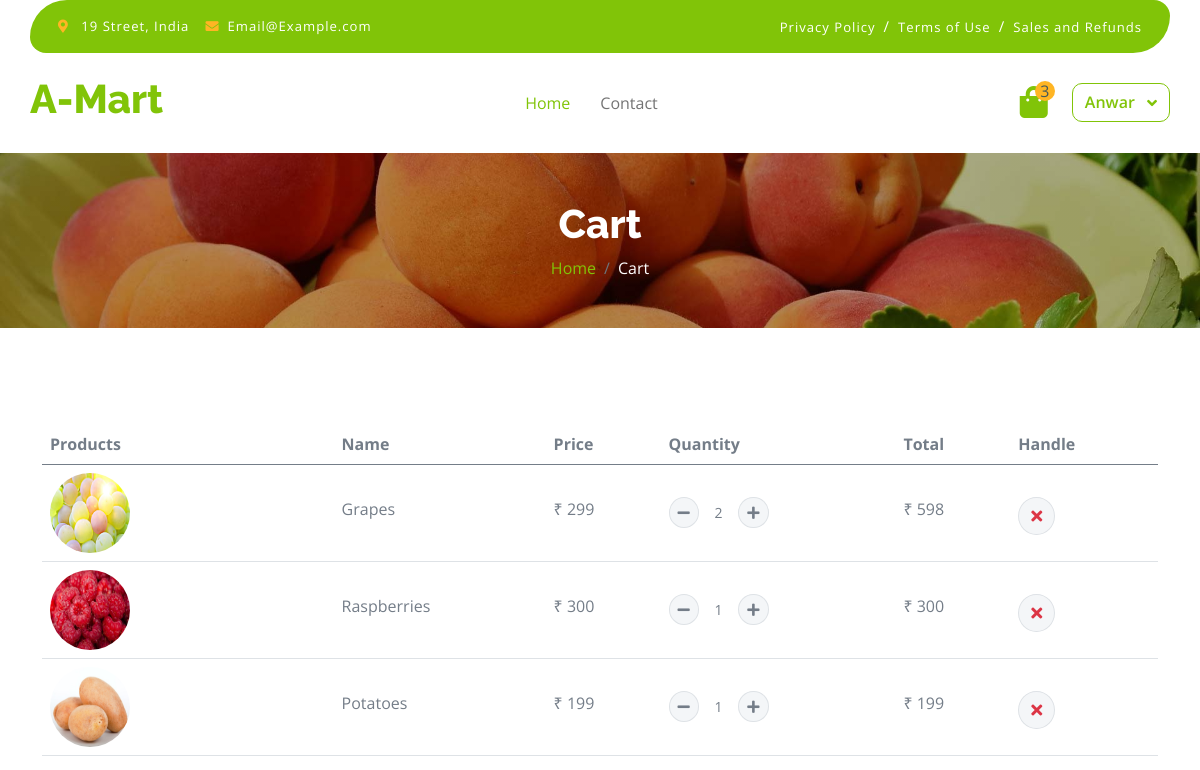
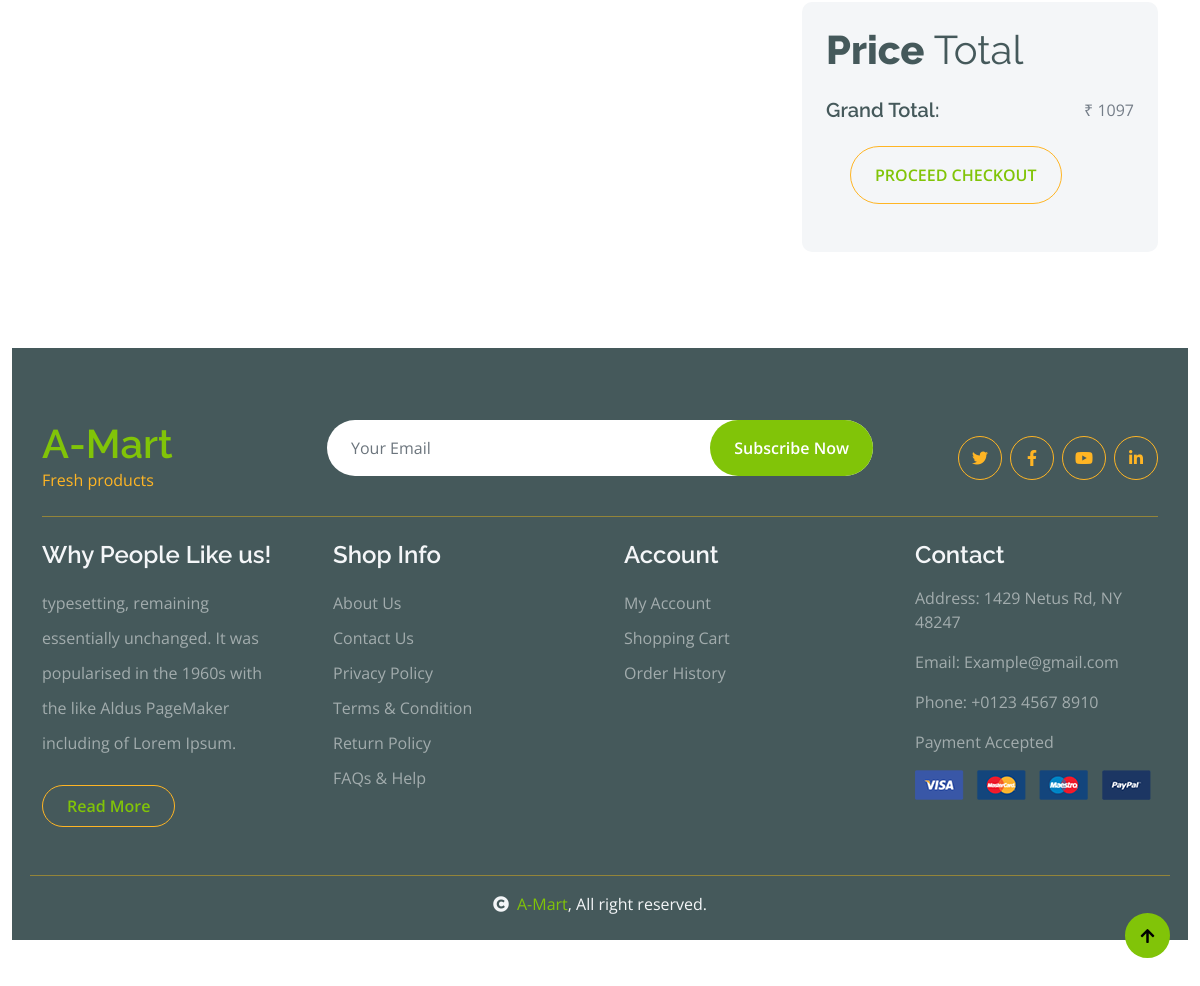
/cart/1/ (signed in), run on the app's committed database (2 pictures, top to bottom).
### mymart/models.py (models this page shows, shortened)
class Add_To_Cart(models.Model):
    user = models.ForeignKey(User,on_delete=models.CASCADE, null=True)
    product = models.ForeignKey(Product, on_delete=models.CASCADE, related_name='cart', null=False)
    quantity = models.IntegerField(default=1) #User order Quantity
    def total_price(self):
        return self.product.price * self.quantity

class Product(models.Model):
    product_name = models.CharField(max_length=100)
    short_discriptions = models.TextField()
    discriptions = models.TextField()
    prd_category = models.ForeignKey(Category, on_delete=models.CASCADE, null=True)
    price = models.DecimalField(max_digits=10, decimal_places=0)
    stock_quantity = models.IntegerField(default=0, blank=False, null=True)
    prd_weight = models.CharField(max_length=50, blank=False, null=True)
    product_slug = AutoSlugField(populate_from='product_name',unique=True,null=True,default=None)
    image_name = models.CharField(max_length=100, blank=True)
    created_at = models.DateField(auto_now_add=True)

### mymart/views.py (the view)
# urls.py: path('cart/<int:product_id>/',views.cart, name='cart'),
def cart(request, product_id=None):
    if product_id:
        product = Product.objects.get(id=product_id)
        cart_item, created = Add_To_Cart.objects.get_or_create(user=request.user, product=product)
        if not created:
            cart_item.quantity += 1
            cart_item.save()
    cart_items = Add_To_Cart.objects.filter(user=request.user)
    total_amount = sum(item.total_price() for item in cart_items)
    return render(request, 'cart.html', {'products': cart_items, 'total': total_amount})

### mymart/templates/cart.html (shortened to what this page needs)
{% load static %}
<!DOCTYPE html>
<html lang="en">
    <head>
        {% include 'head.html' %}
    </head>
    <body>
        {% include 'header.html' %}
        <div class="container-fluid page-header py-5">
            <h1 class="text-center text-white display-6">Cart</h1>
            <ol class="breadcrumb justify-content-center mb-0">
                <li class="breadcrumb-item"><a href="/">Home</a></li>
                <li class="breadcrumb-item active text-white">Cart</li>
            </ol>
        </div>
        <div class="container-fluid py-5">
            <div class="container py-5">
                <div class="table-responsive">
                    <table class="table">
                        <thead>
                          <tr>
                            <th scope="col">Products</th>
                            <th scope="col">Name</th>
                            <th scope="col">Price</th>
                            <th scope="col">Quantity</th>
                            <th scope="col">Total</th>
                            <th scope="col">Handle</th>
                          </tr>
                        </thead>
                        <tbody>
                                {% for item in products %}
                                <tr>
                                    <th scope="row">
                                        <div class="d-flex align-items-center">
                                            <img src="{%static 'img/'%}{{item.product.image_name}}.jpg" class="img-fluid me-5 rounded-circle" style="width: 80px; height: 80px;" alt="">
                                        </div>
                                    </th>
                                    <td>
                                        <p class="mb-0 mt-4">{{item.product.product_name}}</p>
                                    </td>
                                    <td>
                                        <p class="mb-0 mt-4">₹ {{item.product.price}}</p>
                                    </td>
                                    <td>
                                        <div class="input-group quantity mt-4" style="width: 100px;">
                                            <div class="input-group-btn">
                                                <a href="{% url 'update_quantity' item.id 'decrease' %}" class="btn btn-sm btn-minus rounded-circle bg-light border">
                                                    <i class="fa fa-minus"></i>
                                                </a>
                                            </div>
                                             <input type="text" class="form-control form-control-sm text-center bg-white border-0" value="{{ item.quantity }}" readonly>
                                            <div class="input-group-btn">
                                                 <a href="{% url 'update_quantity' item.id 'increase' %}" class="btn btn-sm btn-plus rounded-circle bg-light border">
                                                    <i class="fa fa-plus"></i>
                                                </a>
                                            </div>
                                        </div>
                                    </td>
                                    <td>
                                        <p class="mb-0 mt-4">₹ {{item.total_price}}</p>
                                    </td>
                                    <td>
                                       <a href="{% url 'delete_cart_item' item.id %}" class="btn btn-md rounded-circle bg-light border mt-4">
                                            <i class="fa fa-times text-danger"></i>
                                        </a>
                                    </td>
                                </tr>
                                {% endfor %}
                        </tbody>
                    </table>
                </div>
                {% if user.is_authenticated %}
                <div class="row g-4 justify-content-end">
                    <div class="col-8"></div>
                    <div class="col-sm-8 col-md-7 col-lg-6 col-xl-4">
                        <div class="bg-light rounded">
                            <div class="p-4">
                                <h1 class="display-6 mb-4">Price <span class="fw-normal">Total</span></h1>
                                <div class="d-flex justify-content-between mb-4">
                                    <h5 class="mb-0 me-4">Grand Total:</h5>
                                    <p class="mb-0">₹ {{ total }}</p>
                                </div>
                                <a class="btn border-secondary rounded-pill px-4 py-3 text-primary text-uppercase mb-4 ms-4" href="{% url 'chackout' %}">Proceed Checkout</a>
                        </div>
                    </div>
                </div>
                {% endif %}
            </div>
        </div>
       {% include 'footer.html' %}
    </body>
</html>

### mymart/templates/header.html (shortened to what this page needs)
<div class="container-fluid fixed-top">
    <div class="container topbar bg-primary d-none d-lg-block">
        <div class="d-flex justify-content-between">
            <div class="top-info ps-2">
                <small class="me-3"><i class="fas fa-map-marker-alt me-2 text-secondary"></i> <a href="#" class="text-white">19 Street, India</a></small>
                <small class="me-3"><i class="fas fa-envelope me-2 text-secondary"></i><a href="#" class="text-white">Email@Example.com</a></small>
            </div>
            <div class="top-link pe-2">
                <a href="#" class="text-white"><small class="text-white mx-2">Privacy Policy</small>/</a>
                <a href="#" class="text-white"><small class="text-white mx-2">Terms of Use</small>/</a>
                <a href="#" class="text-white"><small class="text-white ms-2">Sales and Refunds</small></a>
            </div>
        </div>
    </div>
    <div class="container px-0">
        <nav class="navbar navbar-light bg-white navbar-expand-xl">
            <a href="/" class="navbar-brand"><h1 class="text-primary display-6">A-Mart</h1></a>
            <div class="collapse navbar-collapse bg-white" id="navbarCollapse">
                <div class="navbar-nav mx-auto">
                    <a href="/" class="nav-item nav-link active">Home</a>
                    <a href="contact.html" class="nav-item nav-link">Contact</a>
                </div>
                <div class="d-flex m-3 me-0">
                    <a href="{% url 'view_cart' %}" class="position-relative me-4 my-auto">
                        <i class="fa fa-shopping-bag fa-2x"></i>
                        <span class="position-absolute bg-secondary rounded-circle d-flex align-items-center justify-content-center text-dark px-1" style="top: -5px; left: 15px; height: 20px; min-width: 20px;">{{products|length}}</span>
                    </a>
                    {% if user.is_authenticated %}
                        <div class="dropdown">
                            <button class="btn btn-outline-primary dropdown-toggle" type="button" id="userDropdown" data-bs-toggle="dropdown" aria-expanded="false">
                                {{ user.username|title }}
                            </button>
                        </div>
                    {% else %}
                        <a href="{% url 'login_view' %}" class="btn btn-outline-primary">Login</a>
                    {% endif %}
                </div>
            </div>
        </nav>
    </div>
</div>

### mymart/static/css/style.css (style rules this page uses)
.btn { font-weight: 600; transition: .5s; }
.btn.border-secondary { transition: 0.5s; }
.fixed-top { transition: 0.5s; background: var(--bs-white); border: 0; }
.topbar { padding: 20px; border-radius: 230px 100px; }
.topbar .top-info { font-size: 15px; line-height: 0; letter-spacing: 1px; display: flex; align-items: center; }
.topbar .top-link { font-size: 15px; line-height: 0; letter-spacing: 1px; display: flex; align-items: center; }
.topbar .top-link a { letter-spacing: 1px; }
.navbar .navbar-nav .nav-link { padding: 10px 15px; font-size: 16px; transition: .5s; }
.navbar { height: 100px; border-bottom: 1px solid rgba(255, 255, 255, .1); }
.navbar .navbar-nav .nav-link:hover, .navbar .navbar-nav .nav-link.active, .fixed-top.bg-white .navbar .navbar-nav .nav-link:hover, .fixed-top.bg-white .navbar .navbar-nav .nav-link.active { color: var(--bs-primary); }
.navbar .dropdown-toggle::after { border: none; content: "\f107"; font-family: "Font Awesome 5 Free"; font-weight: 700; vertical-align: middle; margin-left: 8px; }
.page-header { position: relative; background: linear-gradient(rgba(0, 0, 0, 0.3), rgba(0, 0, 0, 0.3)), url(../img/cart-page-header-img.jpg); background-position: center center; background-repeat: no-repeat; background-size: cover; }
@media (min-width: 992px) { .hero-header, .page-header { margin-top: 152px !important; } }

### data on the page
Add_To_Cart: product.image_name (picture), product.product_name "Grapes", product.price "299", quantity "2", total_price "598"
Add_To_Cart: product.image_name (picture), product.product_name "Raspberries", product.price "300", quantity "1", total_price "300"
Add_To_Cart: product.image_name (picture), product.product_name "Potatoes", product.price "199", quantity "1", total_price "199"

### other printed values
{{ products|length }} "3"
{{ user.username|title }} "Anwar"
{{ total }} "1097"
